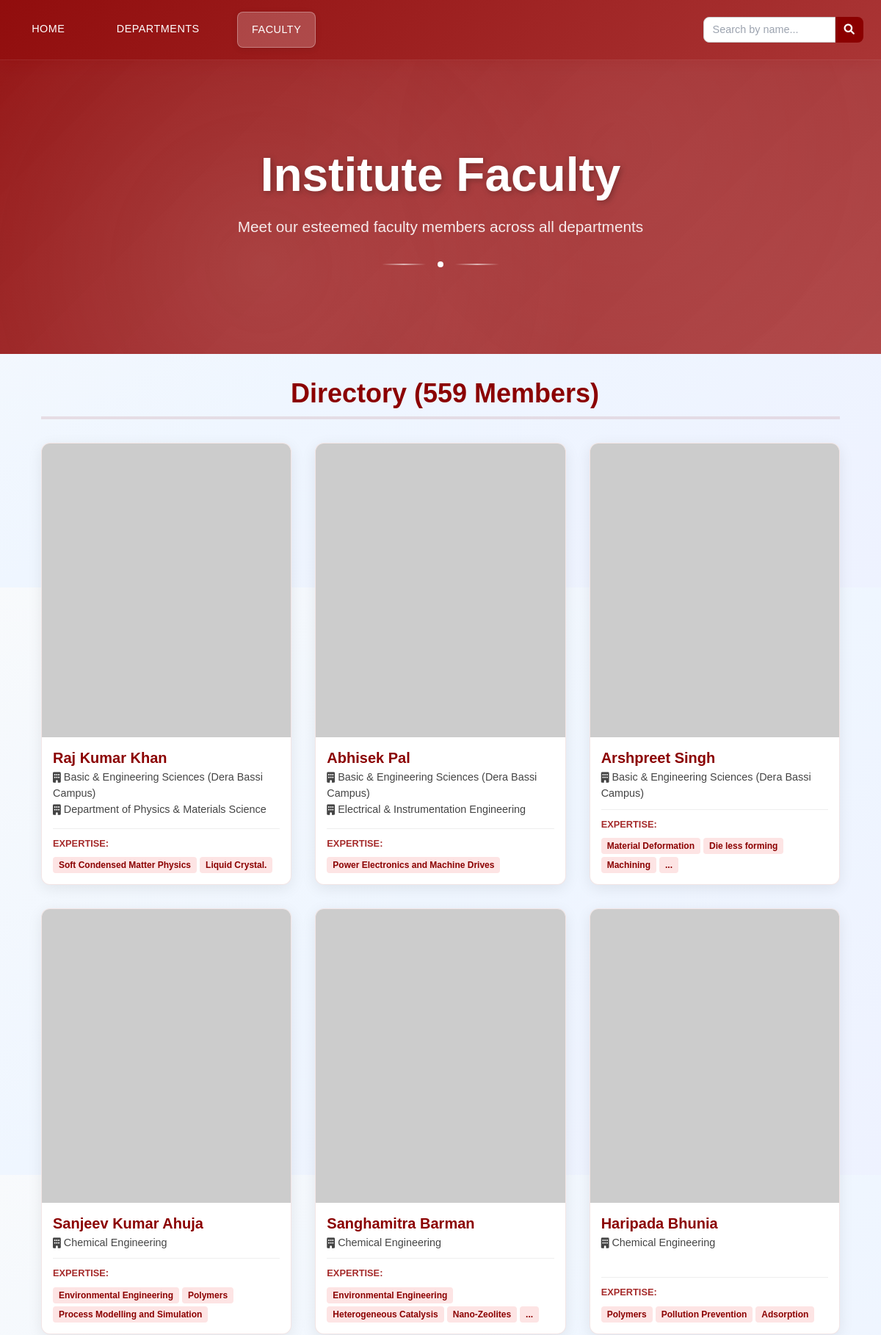
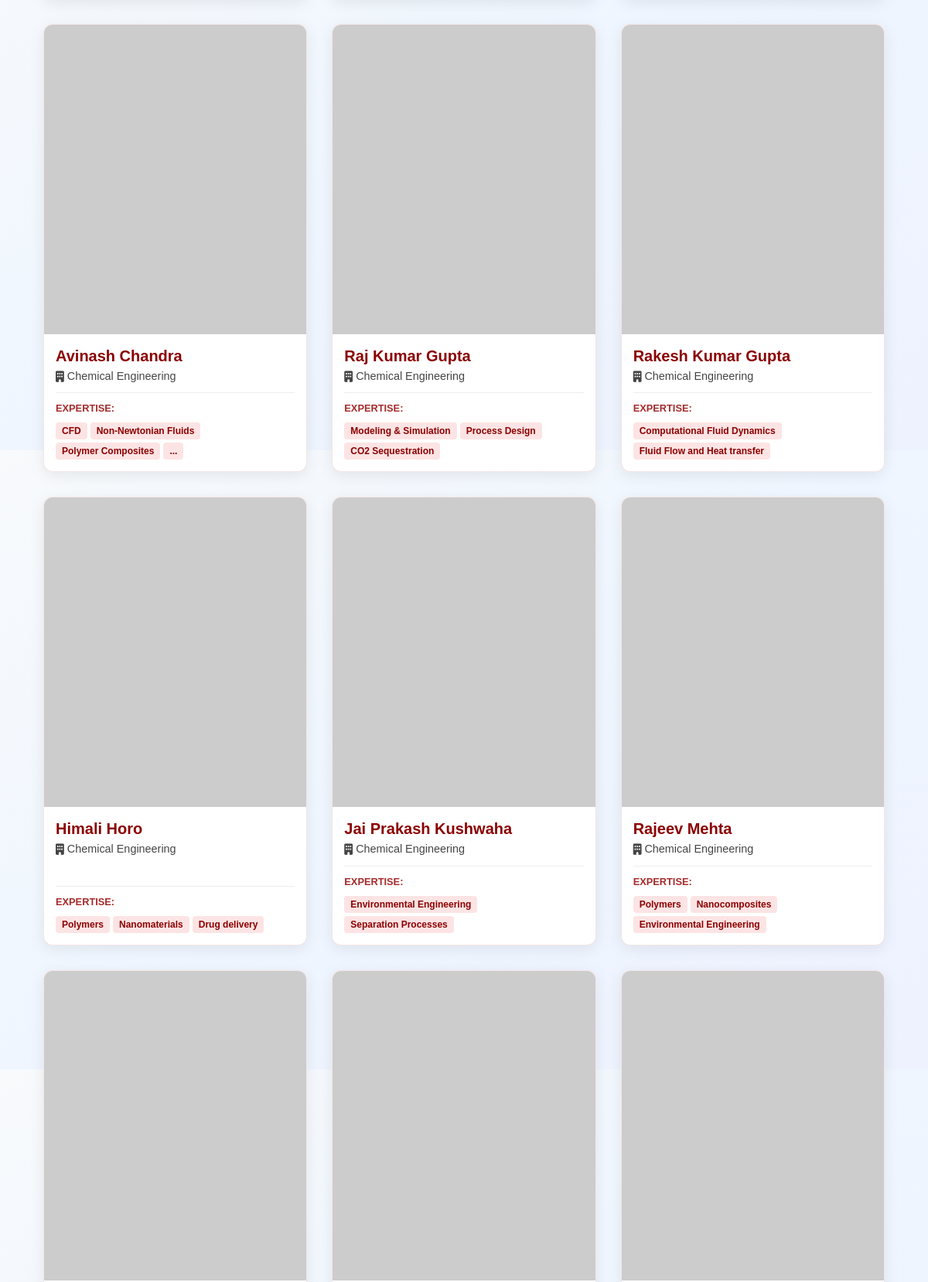
Screenshot of /faculty-member.php (upper part) with the database file from the repository (2 pictures, top to bottom).
### tables this page shows
CREATE TABLE `faculty` (
  `faculty_id` int(11) NOT NULL,
  `first_name` varchar(50) DEFAULT NULL,
  `last_name` varchar(50) DEFAULT NULL,
  `department_id` int(11) DEFAULT NULL,
  `department` varchar(150) DEFAULT NULL,
  `Department_2` int(10) NOT NULL,
  `Department_3` int(10) NOT NULL,
  `email` varchar(150) DEFAULT NULL,
  `password` varchar(255) NOT NULL,
  `password1` varchar(255) NOT NULL,
  `expertise` text DEFAULT NULL,
  `is_guide` tinyint(1) DEFAULT NULL,
  `svh_start_time` varchar(20) NOT NULL,
  `svh_end_time` varchar(20) NOT NULL,
  `Image` varchar(200) NOT NULL,
  `CT` varchar(1000) NOT NULL
);

### faculty-member.php (the view, shortened to what this page needs)
<?php
require_once 'db.php';
if (isset($pdo)) {
    $pdo->setAttribute(PDO::ATTR_ERRMODE, PDO::ERRMODE_EXCEPTION);
}
function e($s) {
    return htmlspecialchars($s ?? '', ENT_QUOTES | ENT_SUBSTITUTE, 'UTF-8');
}
$searchName = filter_input(INPUT_GET, 'search_name', FILTER_SANITIZE_STRING);
$searchCondition = '';
$searchParams = [];
$sql = "
    SELECT
        F.faculty_id, F.first_name, F.last_name, F.email, F.expertise, F.Image,
        F.department AS dept_name_1,
        D2.department_name AS dept_name_2,
        D3.department_name AS dept_name_3
    FROM faculty F
    -- Join for the second department ID
    LEFT JOIN departments D2 ON F.Department_2 = D2.id
    -- Join for the third department ID
    LEFT JOIN departments D3 ON F.Department_3 = D3.id
    {$searchCondition}
    ORDER BY F.department ASC, F.last_name ASC
";
$stmt = $pdo->prepare($sql);
$stmt->execute($searchParams);
$facultyList = $stmt->fetchAll(PDO::FETCH_ASSOC);
$resultCount = count($facultyList);
?>
<!DOCTYPE html>
<html lang="en">
<head>
  <link href="https://cdn.jsdelivr.net/npm/bootstrap@5.3.2/dist/css/bootstrap.min.css" rel="stylesheet">
  <script src="https://cdn.tailwindcss.com"></script>
  <link rel="stylesheet" href="styles.css">
  <link href="https://cdnjs.cloudflare.com/ajax/libs/font-awesome/6.0.0/css/all.min.css" rel="stylesheet">
  <link href="https://unpkg.com/aos@2.3.1/dist/aos.css" rel="stylesheet">
</head>
<body class="faculty-page-body bg-gradient-to-br from-slate-50 via-blue-50 to-indigo-50">
  <nav class="creative-nav">
    <div class="max-w-7xl mx-auto px-4">
      <div class="flex justify-between items-center py-3 flex-wrap">
        <div class="flex space-x-8">
          <a href="index.php" class="nav-item">HOME</a>
          <a href="departments.php" class="nav-item">DEPARTMENTS</a>
          <a href="faculty-member.php" class="nav-item active">FACULTY</a>
        </div>
        <div class="search-form-container">
            <form method="GET" action="faculty-member.php" class="flex">
                <input
                    type="search"
                    name="search_name"
                    placeholder="Search by name..."
                    class="search-input"
                    value="<?php echo e($searchName); ?>"
                >
                <button type="submit" class="search-button">
                    <i class="fas fa-search"></i>
                </button>
            </form>
        </div>
        </div>
    </div>
  </nav>
  <section class="hero-section">
    <div class="hero-content">
      <h1 class="hero-title">Institute Faculty</h1>
      <p class="hero-subtitle">Meet our esteemed faculty members across all departments</p>
      <div class="hero-decoration">
        <div class="decoration-line"></div>
        <div class="decoration-dot"></div>
        <div class="decoration-line"></div>
      </div>
    </div>
  </section>
  <section class="main-content py-8">
    <div class="max-w-7xl mx-auto px-4">
      <h2 class="section-title" data-aos="fade-up">
        <i class="fas fa-users-viewfinder"></i> Directory (<?php echo $resultCount; ?> Members)
      </h2>
      <div class="faculty-grid" id="facultyGrid">
        <?php if (empty($facultyList)): ?>
          <div class="text-center text-muted py-8 col-span-full">
            No faculty members were found matching your search criteria.
          </div>
        <?php else: ?>
          <?php foreach ($facultyList as $faculty):
            $fullName = e($faculty['first_name']) . ' ' . e(trim($faculty['last_name']));
            $imageUrl = $faculty['Image'] ?: 'https://placehold.co/400x300/8B0000/ffffff?text=' . urlencode('No%20Image');
            $departments = [];
            if (!empty($faculty['dept_name_1'])) {
                $departments[] = e($faculty['dept_name_1']);
            }
            if (!empty($faculty['dept_name_2'])) {
                $departments[] = e($faculty['dept_name_2']);
            }
            if (!empty($faculty['dept_name_3'])) {
                $departments[] = e($faculty['dept_name_3']);
            }
            $departments = array_filter(array_unique($departments));
          ?>
            <a href="book-appointment.php?id=<?php echo e($faculty['faculty_id']); ?>" class="faculty-grid-card" data-aos="fade-up" data-aos-delay="100">
                <div class="grid-image-container">
                    <img src="<?php echo $imageUrl; ?>" alt="<?php echo $fullName; ?>" class="grid-image" onerror="this.onerror=null;this.src='https://placehold.co/400x300/CCCCCC/333333?text=Image%20Missing';">
                </div>
                <div class="grid-info">
                    <h3><?php echo $fullName; ?></h3>
                    <div class="department-name">
                        <?php if (!empty($departments)): ?>
                            <?php echo '<i class="fas fa-building me-1"></i>' . implode('<br><i class="fas fa-building me-1"></i>', $departments); ?>
                        <?php else: ?>
                            Department N/A
                        <?php endif; ?>
                    </div>
                    <div class="expertise-section mt-auto">
                        <div class="expertise-title">Expertise:</div>
                        <div>
                            <?php
                            $expertiseList = explode(',', $faculty['expertise']);
                            $count = 0;
                            $displayed_expertises = [];
                            foreach($expertiseList as $exp) {
                                $exp = trim($exp);
                                if ($exp && $count < 3) {
                                    $displayed_expertises[] = e($exp);
                                    $count++;
                                }
                            }
                            echo implode('', array_map(fn($exp) => '<span class="expertise-pill">' . $exp . '</span>', $displayed_expertises));
                            if (count($expertiseList) > 3) {
                                echo '<span class="expertise-pill">...</span>';
                            } elseif (empty($displayed_expertises)) {
                                echo '<span class="text-muted text-sm">N/A</span>';
                            }
                            ?>
                        </div>
                    </div>
                </div>
            </a>
          <?php endforeach; ?>
        <?php endif; ?>
      </div>
    </div>
  </section>
</body>
</html>

### styles.css (style rules this page uses)
* { margin: 0; padding: 0; box-sizing: border-box; }
body { font-family: 'Poppins', -apple-system, BlinkMacSystemFont, 'Segoe UI', Roboto, sans-serif; background: linear-gradient(135deg, #f8fafc 0%, #e0e7ef 50%, #f0f4f8 100%); color: #2d3748; line-height: 1.6; overflow-x: hidden; position: relative; min-height: 100vh; }
.creative-nav { background: linear-gradient(135deg, rgba(139, 0, 0, 0.95) 0%, rgba(165, 42, 42, 0.95) 100%); backdrop-filter: blur(10px); border-bottom: 1px solid rgba(255, 255, 255, 0.1); box-shadow: 0 4px 20px rgba(139, 0, 0, 0.2); position: relative; overflow: hidden; }
.creative-nav::before { content: ''; position: absolute; top: 0; left: -100%; width: 100%; height: 100%; background: linear-gradient(90deg, transparent, rgba(255, 255, 255, 0.1), transparent); animation: navShimmer 8s infinite; }
.nav-item { color: white; text-decoration: none; font-weight: 500; font-size: 0.9rem; padding: 0.8rem 1.2rem; border-radius: 8px; transition: all 0.3s cubic-bezier(0.4, 0, 0.2, 1); position: relative; overflow: hidden; letter-spacing: 0.5px; white-space: nowrap; flex-shrink: 0; }
.nav-item::before { content: ''; position: absolute; top: 0; left: -100%; width: 100%; height: 100%; background: linear-gradient(90deg, transparent, rgba(255, 255, 255, 0.2), transparent); transition: left 0.5s ease; }
.nav-item.active { background: rgba(255, 255, 255, 0.2); border: 1px solid rgba(255, 255, 255, 0.3); box-shadow: 0 2px 8px rgba(0, 0, 0, 0.1); }
.hero-section { position: relative; height: 400px; background: linear-gradient(135deg, rgba(139, 0, 0, 0.9) 0%, rgba(165, 42, 42, 0.85) 100%); display: flex; align-items: center; justify-content: center; overflow: hidden; }
.hero-section::before { content: ''; position: absolute; top: 0; left: 0; right: 0; bottom: 0; background: radial-gradient(circle at 30% 70%, rgba(255, 255, 255, 0.1) 0%, transparent 50%), radial-gradient(circle at 70% 30%, rgba(255, 255, 255, 0.05) 0%, transparent 50%); animation: heroGlow 10s ease-in-out infinite; }
.hero-content { text-align: center; color: white; z-index: 2; position: relative; }
.hero-title { font-size: 4rem; font-weight: 800; margin-bottom: 1rem; text-shadow: 2px 2px 8px rgba(0, 0, 0, 0.3); animation: titleFloat 6s ease-in-out infinite; }
.hero-subtitle { font-size: 1.3rem; font-weight: 400; opacity: 0.9; margin-bottom: 2rem; animation: fadeInUp 1s ease-out 0.5s both; }
.hero-decoration { display: flex; align-items: center; justify-content: center; gap: 1rem; margin-top: 2rem; }
.decoration-line { width: 60px; height: 2px; background: linear-gradient(90deg, transparent, rgba(255, 255, 255, 0.6), transparent); animation: lineGlow 3s ease-in-out infinite; }
.decoration-dot { width: 8px; height: 8px; background: white; border-radius: 50%; animation: dotPulse 2s ease-in-out infinite; }
.main-content { padding: 4rem 2rem; max-width: 1200px; margin: 0 auto; width: 100%; }
.section-title { font-size: 2.5rem; font-weight: 700; color: #8B0000; margin-bottom: 3rem; display: flex; align-items: center; justify-content: center; gap: 1rem; }
[data-aos] { opacity: 0; transform: translateY(30px); transition: all 0.6s ease; }
[data-aos].aos-animate { opacity: 1; transform: translateY(0); }

### rows the page displays
faculty: fullName "Raj Kumar Khan", departments "Basic & Engineering Sciences (Dera Bassi Campus) Department of Physics & Materials Science", expertise "Soft Condensed Matter Physics Liquid Crystal."
faculty: fullName "Abhisek Pal", departments "Basic & Engineering Sciences (Dera Bassi Campus) Electrical & Instrumentation Engineering", expertise "Power Electronics and Machine Drives"
faculty: fullName "Arshpreet Singh", departments "Basic & Engineering Sciences (Dera Bassi Campus)", displayed_expertises "Material Deformation Die less forming Machining"
faculty: fullName "Sanjeev Kumar Ahuja", departments "Chemical Engineering", expertise "Environmental Engineering Polymers Process Modelling and Simulation"
faculty: fullName "Sanghamitra Barman", departments "Chemical Engineering", displayed_expertises "Environmental Engineering Heterogeneous Catalysis Nano-Zeolites"
faculty: fullName "Haripada Bhunia", departments "Chemical Engineering", expertise "Polymers Pollution Prevention Adsorption"
faculty: fullName "Avinash Chandra", departments "Chemical Engineering", displayed_expertises "CFD Non-Newtonian Fluids Polymer Composites"
faculty: fullName "Raj Kumar Gupta", departments "Chemical Engineering", expertise "Modeling & Simulation Process Design CO2 Sequestration"
faculty: fullName "Rakesh Kumar Gupta", departments "Chemical Engineering", expertise "Computational Fluid Dynamics Fluid Flow and Heat transfer"
faculty: fullName "Himali Horo", departments "Chemical Engineering", expertise "Polymers Nanomaterials Drug delivery"
faculty: fullName "Jai Prakash Kushwaha", departments "Chemical Engineering", expertise "Environmental Engineering Separation Processes"
faculty: fullName "Rajeev Mehta", departments "Chemical Engineering", expertise "Polymers Nanocomposites Environmental Engineering"

### other values shown
$resultCount "559"
